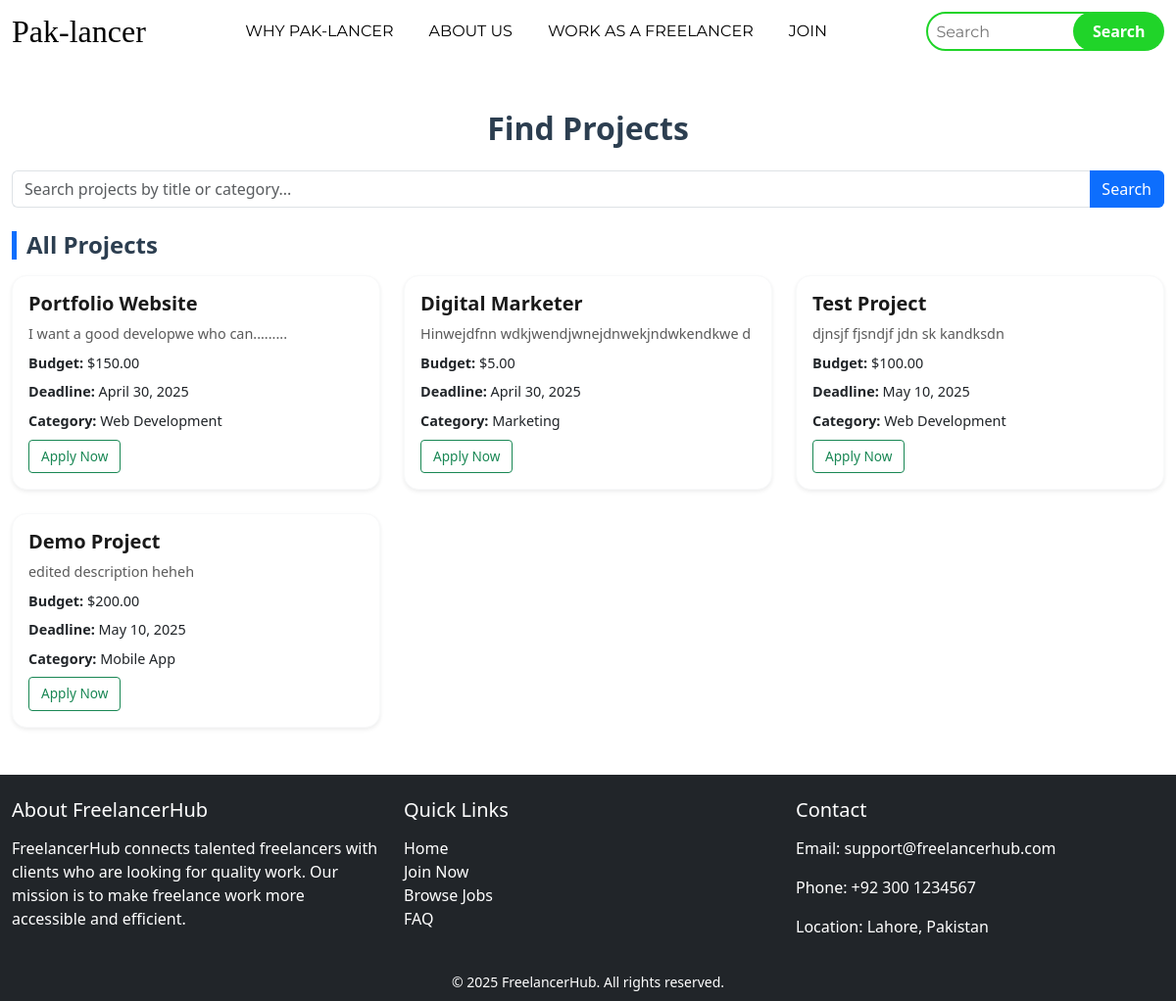
The app's page /find_work with its own data.
### freelanceApp/models.py (models this page shows)
class Project(models.Model):
    client_id = models.ForeignKey(User, on_delete=models.CASCADE, related_name='projects')
    title = models.CharField(max_length=255)
    description = models.TextField()
    budget = models.DecimalField(max_digits=10, decimal_places=2)
    deadline = models.DateField()
    category = models.CharField(max_length=100)
    status = models.CharField(max_length=50, choices=(('Open', 'Open'), ('Closed', 'Closed')))
    created_at = models.DateTimeField(default=timezone.now)

### freelanceApp/views.py (the view, shortened to what this page needs)
# urls.py: path('find_work', views.find_work, name='find_work'),
def find_work(request):
    query = request.GET.get('search', '')
    projects = Project.objects.filter(status='Open')
    suggested_projects = []
    return render(request, 'find_work.html', {
        'projects': projects,
        'suggested_projects': suggested_projects,
        'query': query
    })

### templates/find_work.html (shortened to what this page needs)
{% extends "base.html" %}
{% block main %}
<link rel="stylesheet" href="/static/css/find_work.css">
<div class="container py-5">
    <h2 class="text-center mb-4">Find Projects</h2>
    <form method="GET" class="mb-4">
        <div class="input-group">
            <input type="text" class="form-control" name="q" placeholder="Search projects by title or category..." value="{{ request.GET.q }}">
            <button class="btn btn-primary" type="submit">Search</button>
        </div>
    </form>
    <h4 class="mb-3">All Projects</h4>
    {% if projects %}
        <div class="row row-cols-1 row-cols-md-2 row-cols-lg-3 g-4">
            {% for project in projects %}
                <div class="col">
                    <div class="card h-100 border-light shadow-sm">
                        <div class="card-body">
                            <h5 class="card-title">{{ project.title }}</h5>
                            <p class="card-text">{{ project.description|truncatewords:20 }}</p>
                            <p><strong>Budget:</strong> ${{ project.budget }}</p>
                            <p><strong>Deadline:</strong> {{ project.deadline }}</p>
                            <p><strong>Category:</strong> {{ project.category }}</p>
                            <a href="{% url 'project_detail' project.id %}" class="btn btn-outline-success btn-sm">Apply Now</a>
                        </div>
                    </div>
                </div>
            {% endfor %}
        </div>
    {% else %}
        <div class="alert alert-info text-center mt-4">No projects found.</div>
    {% endif %}
</div>
{% endblock main %}

### static/css/find_work.css (style rules this page uses)
.container { max-width: 1200px; }
h2, h4 { font-weight: 700; color: #2c3e50; }
.input-group input.form-control { border-right: 0; }
.input-group .btn { border-left: 0; background-color: #0d6efd; color: white; }
.card { border-radius: 15px; transition: transform 0.3s ease, box-shadow 0.3s ease; }
.card-title { font-size: 1.25rem; font-weight: 600; color: #1a1a1a; }
.card-text { font-size: 0.95rem; color: #5a5a5a; }
.card p { margin-bottom: 0.5rem; font-size: 0.9rem; }
.card .btn { font-size: 0.85rem; padding: 6px 12px; }
h4 { border-left: 5px solid #0d6efd; padding-left: 10px; }

### records on screen
Project: title "Portfolio Website", description "I want a good developwe who can.........", budget "150.00", deadline "April 30, 2025", category "Web Development"
Project: title "Digital Marketer", description "Hinwejdfnn wdkjwendjwnejdnwekjndwkendkwe d", budget "5.00", deadline "April 30, 2025", category "Marketing"
Project: title "Test Project", description "djnsjf fjsndjf jdn sk kandksdn", budget "100.00", deadline "May 10, 2025", category "Web Development"
Project: title "Demo Project", description "edited description heheh", budget "200.00", deadline "May 10, 2025", category "Mobile App"
